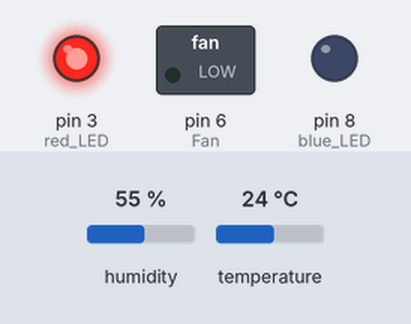
Recording of a sketch running on a simulated Arduino Uno, built with avr-gcc and run on an emulated ATmega328P. On the bench: switched loads named in the sketch (green lamp = pin HIGH), output pins drawn as LEDs (lit = HIGH). The inputs (shaded band) are chosen by the test bench; at power-on: humidity 55 %, temperature 24 °C.

Above: at 2.8 s.
2.9 s: humidity set to 58 %
5.6 s: humidity set to 61 %
At 7.3 s:
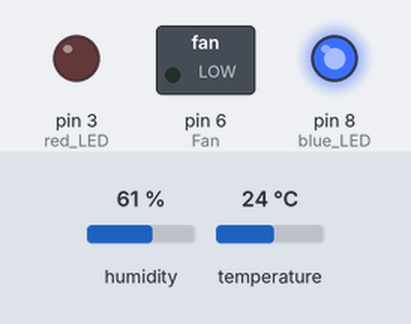
8.3 s: temperature set to 34 °C
11.3 s: temperature set to 37 °C
At 13.2 s:
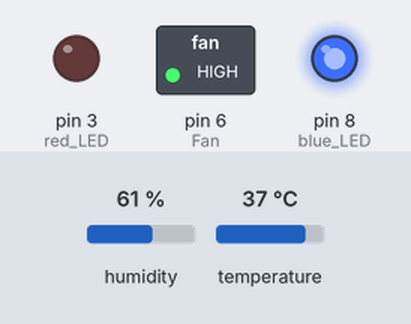
14.0 s: humidity set to 22 %
At 15.6 s:
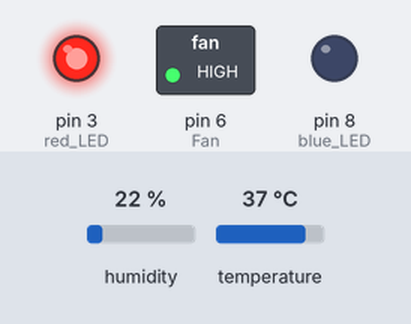
16.7 s: humidity set to 68 %
At 19.1 s:
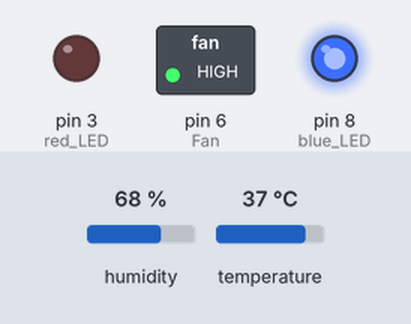
Timing chart, 0 to 20.6 s (numbered marks = the images above; inputs shaded):
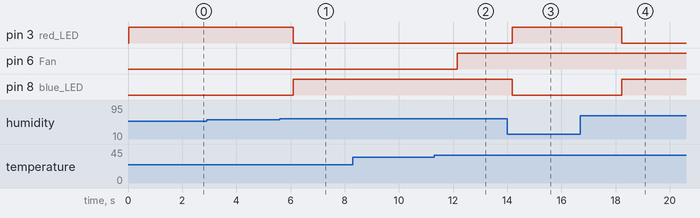

Measured:
- the behaviour switches between 59 and 60 % on humidity (found by bisection; images 0 and 1)
- the behaviour switches between 35 and 36 °C on temperature (found by bisection; images 1 and 2)
- after the input at 2.9 s, every drawn part: stays the same
- after the input at 5.6 s, pin 3 (red_LED): HIGH → LOW after 0.49 s; pin 8 (blue_LED): LOW → HIGH after 0.49 s
- after the input at 8.3 s, every drawn part: stays the same
- after the input at 11.3 s, pin 6 (Fan): LOW → HIGH after 0.86 s
- after the input at 14.0 s, pin 3 (red_LED): LOW → HIGH after 0.18 s; pin 8 (blue_LED): HIGH → LOW after 0.18 s
- after the input at 16.7 s, pin 3 (red_LED): HIGH → LOW after 1.5 s; pin 8 (blue_LED): LOW → HIGH after 1.5 s

The sketch:

DHT11__FAN.ino
```cpp
#include "DHT.h"

DHT dht(11, DHT11);
int Fan=6;
int blue_LED=8;
int red_LED=3;


void setup() {
  dht.begin();
  pinMode(Fan, OUTPUT);
  pinMode(blue_LED, OUTPUT);
  pinMode(red_LED, OUTPUT);
  // put your setup code here, to run once:
}

void loop() {
  float hum=dht.readHumidity();
  float temp=dht.readTemperature();
  if (temp > 35) {
    analogWrite(Fan, 255);
  }
  else if (temp <= 35) {
    analogWrite(Fan, 0);
  }
  if (hum > 70 || hum < 60) {
    digitalWrite(blue_LED, LOW);
    digitalWrite(red_LED, HIGH);

  }
  else if (hum >= 60 && hum <=70) {
    digitalWrite(blue_LED, HIGH);
    digitalWrite(red_LED, LOW);
  }
  // put your main code here, to run repeatedly:

}
```
